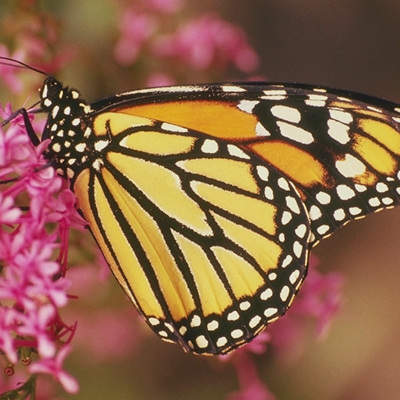
#> input picture statics/images/Fig0301.png, 400 x 400 px
$ python 7-4_histogram_normalize.py
#> lines starting #> are read from the running program, lines starting #| are printed output that depends on the picture
import cv2 as cv
import numpy as np
import matplotlib.pyplot as plt


def normalizedGrayhist(src):
    iMax, iMin = np.max(src), np.min(src)
    oMax, oMin = 255, 0
    a = float((oMax-oMin) / (iMax-iMin))
    b = oMin - a * iMin
    dst = a * src + b
    return dst.astype(np.uint8)  # 转为 CV-8U

def histogram_normalize():
    gray = cv.imread("../../statics/images/Fig0301.png", flags=0)
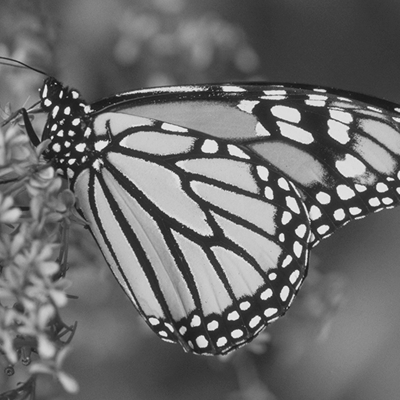
#> gray: shape (400, 400); min 17, max 244, mean 108.4

    # 直方图正规化
    gray = cv.add(cv.multiply(gray, 0.6), np.full(gray.shape, 36, dtype=gray.dtype))  # 调整灰度范围
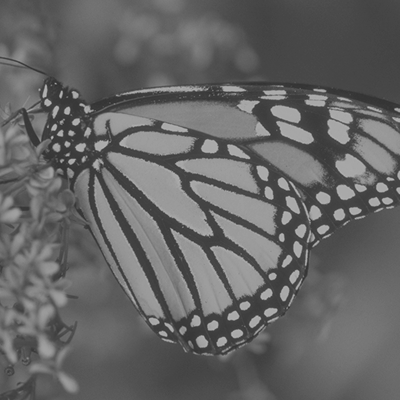
#> gray: shape (400, 400); min 46, max 182, mean 101.1
    grayNorm1 = normalizedGrayhist(gray)  # 直方图规定化子函数
#> in normalizedGrayhist, `iMax, iMin = np.max(src), np.min(src)`: iMax = 182; iMin = 46
#> in normalizedGrayhist, `a = float((oMax-oMin) / (iMax-iMin))`: a = 1.88
#> in normalizedGrayhist, `b = oMin - a * iMin`: b = -86.25
    grayNorm2 = cv.normalize(gray, None, 0, 255, cv.NORM_MINMAX)  # OpenCV 函数

    plt.figure(figsize=(9, 6))

    plt.subplot(231), plt.title("(1) Original"), plt.axis('off')
    plt.imshow(gray, cmap='gray')

    plt.subplot(232), plt.title("(2) Normalized"), plt.axis('off')
    plt.imshow(grayNorm1, cmap='gray')

    plt.subplot(233), plt.title("(3) cv.normalize"), plt.axis('off')
    plt.imshow(grayNorm2, cmap='gray')

    plt.subplot(234), plt.title("(4) Original histogram"), plt.axis('on')
    histCV = cv.calcHist([gray], [0], None, [256], [0, 255])  # 计算灰度直方图
#> histCV = 256 values, max 6074 at index 71, min 0 at index 0, mean 625
    plt.bar(range(256), histCV[:, 0])  # 绘制灰度直方图
    plt.axis((0, 255, 0, np.max(histCV)))

    plt.subplot(235), plt.title("(5) Normalized histogram"), plt.axis('on')
    histCV1 = cv.calcHist([grayNorm1], [0], None, [256], [0, 255])
#> histCV1 = 256 values, max 6074 at index 46, min 0 at index 2, mean 625
    plt.bar(range(256), histCV1[:, 0])
    plt.axis((0, 255, 0, np.max(histCV)))

    plt.subplot(236), plt.title("(6) cv.normalize histogram"), plt.axis('on')
    histCV2 = cv.calcHist([grayNorm2], [0], None, [256], [0, 255])
#> histCV2 = 256 values, max 6074 at index 47, min 0 at index 1, mean 625
    plt.bar(range(256), histCV2[:, 0])
    plt.axis((0, 255, 0, np.max(histCV)))

    plt.tight_layout()
    plt.show()
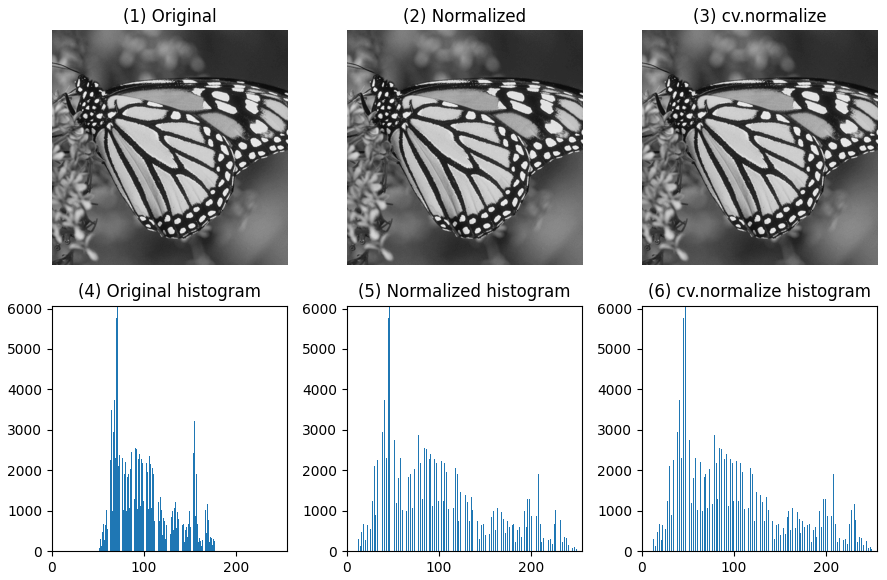
#> figure drawn by matplotlib, 6 panels; panel 4: tallest bar 6074 high, from x = 70.6 to 71.4; panel 5: tallest bar 6074 high, from x = 45.6 to 46.4; panel 6: tallest bar 6074 high, from x = 46.6 to 47.4


if __name__ == '__main__':
    histogram_normalize()

$ run again, with statics/images/Fig0201.png copied over statics/images/Fig0301.png
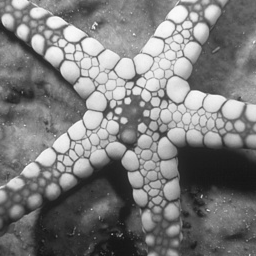
#> input picture statics/images/Fig0201.png, 256 x 256 px
#> in histogram_normalize, gray is the input picture: shape (256, 256); min 19, max 250, mean 124.1
#> in histogram_normalize, `gray = cv.add(cv.multiply(gray, 0.6), np.full(gray.shape, 36, dtype=gr..`:
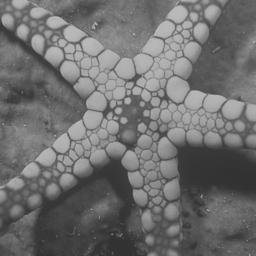
#> gray: shape (256, 256); min 47, max 186, mean 110.5
#> iMax = 186; iMin = 47
#> a = 1.83
#> b = -86.22
#> histCV = 256 values, max 994 at index 92, min 0 at index 0, mean 256
#> histCV1 = 256 values, max 994 at index 82, min 0 at index 2, mean 256
#> histCV2 = 256 values, max 994 at index 83, min 0 at index 1, mean 256
